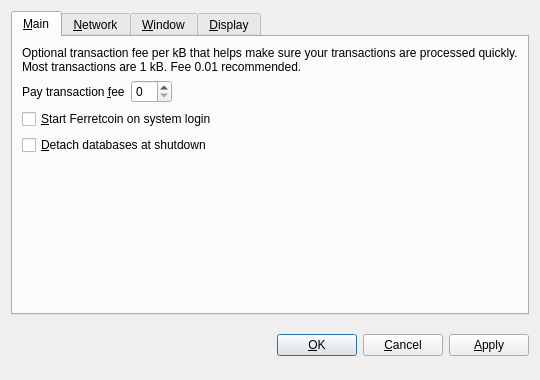
<?xml version="1.0" encoding="UTF-8"?>
<ui version="4.0">
 <class>OptionsDialog</class>
 <widget class="QDialog" name="OptionsDialog">
  <property name="geometry">
   <rect>
    <x>0</x>
    <y>0</y>
    <width>540</width>
    <height>380</height>
   </rect>
  </property>
  <property name="windowTitle">
   <string>Options</string>
  </property>
  <property name="modal">
   <bool>true</bool>
  </property>
  <layout class="QVBoxLayout" name="verticalLayout">
   <item>
    <widget class="QTabWidget" name="tabWidget">
     <property name="tabPosition">
      <enum>QTabWidget::North</enum>
     </property>
     <property name="currentIndex">
      <number>0</number>
     </property>
     <widget class="QWidget" name="tabMain">
      <attribute name="title">
       <string>&amp;Main</string>
      </attribute>
      <layout class="QVBoxLayout" name="verticalLayout_Main">
       <item>
        <widget class="QLabel" name="transactionFeeInfoLabel">
         <property name="text">
          <string>Optional transaction fee per kB that helps make sure your transactions are processed quickly. Most transactions are 1 kB. Fee 0.01 recommended.</string>
         </property>
         <property name="textFormat">
          <enum>Qt::PlainText</enum>
         </property>
         <property name="wordWrap">
          <bool>true</bool>
         </property>
        </widget>
       </item>
       <item>
        <layout class="QHBoxLayout" name="horizontalLayout_Main">
         <item>
          <widget class="QLabel" name="transactionFeeLabel">
           <property name="text">
            <string>Pay transaction &amp;fee</string>
           </property>
           <property name="textFormat">
            <enum>Qt::PlainText</enum>
           </property>
           <property name="buddy">
            <cstring>transactionFee</cstring>
           </property>
          </widget>
         </item>
         <item>
          <widget class="FerretcoinAmountField" name="transactionFee"/>
         </item>
         <item>
          <spacer name="horizontalSpacer_Main">
           <property name="orientation">
            <enum>Qt::Horizontal</enum>
           </property>
           <property name="sizeHint" stdset="0">
            <size>
             <width>40</width>
             <height>20</height>
            </size>
           </property>
          </spacer>
         </item>
        </layout>
       </item>
       <item>
        <widget class="QCheckBox" name="bitcoinAtStartup">
         <property name="toolTip">
          <string>Automatically start Ferretcoin after logging in to the system.</string>
         </property>
         <property name="text">
          <string>&amp;Start Ferretcoin on system login</string>
         </property>
        </widget>
       </item>
       <item>
        <widget class="QCheckBox" name="detachDatabases">
         <property name="toolTip">
          <string>Detach block and address databases at shutdown. This means they can be moved to another data directory, but it slows down shutdown. The wallet is always detached.</string>
         </property>
         <property name="text">
          <string>&amp;Detach databases at shutdown</string>
         </property>
        </widget>
       </item>
       <item>
        <spacer name="verticalSpacer_Main">
         <property name="orientation">
          <enum>Qt::Vertical</enum>
         </property>
         <property name="sizeHint" stdset="0">
          <size>
           <width>20</width>
           <height>40</height>
          </size>
         </property>
        </spacer>
       </item>
      </layout>
     </widget>
     <widget class="QWidget" name="tabNetwork">
      <attribute name="title">
       <string>&amp;Network</string>
      </attribute>
      <layout class="QVBoxLayout" name="verticalLayout_Network">
       <item>
        <widget class="QCheckBox" name="mapPortUpnp">
         <property name="toolTip">
          <string>Automatically open the Litecoin client port on the router. This only works when your router supports UPnP and it is enabled.</string>
         </property>
         <property name="text">
          <string>Map port using &amp;UPnP</string>
         </property>
        </widget>
       </item>
       <item>
        <widget class="QCheckBox" name="connectSocks">
         <property name="toolTip">
          <string>Connect to the Litecoin network through a SOCKS proxy (e.g. when connecting through Tor).</string>
         </property>
         <property name="text">
          <string>&amp;Connect through SOCKS proxy:</string>
         </property>
        </widget>
       </item>
       <item>
        <layout class="QHBoxLayout" name="horizontalLayout_Network">
         <item>
          <widget class="QLabel" name="proxyIpLabel">
           <property name="text">
            <string>Proxy &amp;IP:</string>
           </property>
           <property name="textFormat">
            <enum>Qt::PlainText</enum>
           </property>
           <property name="buddy">
            <cstring>proxyIp</cstring>
           </property>
          </widget>
         </item>
         <item>
          <widget class="QValidatedLineEdit" name="proxyIp">
           <property name="maximumSize">
            <size>
             <width>140</width>
             <height>16777215</height>
            </size>
           </property>
           <property name="toolTip">
            <string>IP address of the proxy (e.g. 127.0.0.1)</string>
           </property>
          </widget>
         </item>
         <item>
          <widget class="QLabel" name="proxyPortLabel">
           <property name="text">
            <string>&amp;Port:</string>
           </property>
           <property name="textFormat">
            <enum>Qt::PlainText</enum>
           </property>
           <property name="buddy">
            <cstring>proxyPort</cstring>
           </property>
          </widget>
         </item>
         <item>
          <widget class="QLineEdit" name="proxyPort">
           <property name="maximumSize">
            <size>
             <width>55</width>
             <height>16777215</height>
            </size>
           </property>
           <property name="toolTip">
            <string>Port of the proxy (e.g. 9050)</string>
           </property>
          </widget>
         </item>
         <item>
          <widget class="QLabel" name="socksVersionLabel">
           <property name="text">
            <string>SOCKS &amp;Version:</string>
           </property>
           <property name="textFormat">
            <enum>Qt::PlainText</enum>
           </property>
           <property name="buddy">
            <cstring>socksVersion</cstring>
           </property>
          </widget>
         </item>
         <item>
          <widget class="QValueComboBox" name="socksVersion">
           <property name="toolTip">
            <string>SOCKS version of the proxy (e.g. 5)</string>
           </property>
          </widget>
         </item>
         <item>
          <spacer name="horizontalSpacer_Network">
           <property name="orientation">
            <enum>Qt::Horizontal</enum>
           </property>
           <property name="sizeHint" stdset="0">
            <size>
             <width>40</width>
             <height>20</height>
            </size>
           </property>
          </spacer>
         </item>
        </layout>
       </item>
       <item>
        <spacer name="verticalSpacer_Network">
         <property name="orientation">
          <enum>Qt::Vertical</enum>
         </property>
         <property name="sizeHint" stdset="0">
          <size>
           <width>20</width>
           <height>40</height>
          </size>
         </property>
        </spacer>
       </item>
      </layout>
     </widget>
     <widget class="QWidget" name="tabWindow">
      <attribute name="title">
       <string>&amp;Window</string>
      </attribute>
      <layout class="QVBoxLayout" name="verticalLayout_Window">
       <item>
        <widget class="QCheckBox" name="minimizeToTray">
         <property name="toolTip">
          <string>Show only a tray icon after minimizing the window.</string>
         </property>
         <property name="text">
          <string>&amp;Minimize to the tray instead of the taskbar</string>
         </property>
        </widget>
       </item>
       <item>
        <widget class="QCheckBox" name="minimizeOnClose">
         <property name="toolTip">
          <string>Minimize instead of exit the application when the window is closed. When this option is enabled, the application will be closed only after selecting Quit in the menu.</string>
         </property>
         <property name="text">
          <string>M&amp;inimize on close</string>
         </property>
        </widget>
       </item>
       <item>
        <spacer name="verticalSpacer_Window">
         <property name="orientation">
          <enum>Qt::Vertical</enum>
         </property>
         <property name="sizeHint" stdset="0">
          <size>
           <width>20</width>
           <height>40</height>
          </size>
         </property>
        </spacer>
       </item>
      </layout>
     </widget>
     <widget class="QWidget" name="tabDisplay">
      <attribute name="title">
       <string>&amp;Display</string>
      </attribute>
      <layout class="QVBoxLayout" name="verticalLayout_Display">
       <item>
        <layout class="QHBoxLayout" name="horizontalLayout_1_Display">
         <item>
          <widget class="QLabel" name="langLabel">
           <property name="text">
            <string>User Interface &amp;language:</string>
           </property>
           <property name="textFormat">
            <enum>Qt::PlainText</enum>
           </property>
           <property name="buddy">
            <cstring>lang</cstring>
           </property>
          </widget>
         </item>
         <item>
          <widget class="QValueComboBox" name="lang">
           <property name="toolTip">
            <string>The user interface language can be set here. This setting will take effect after restarting Litecoin.</string>
           </property>
          </widget>
         </item>
        </layout>
       </item>
       <item>
        <layout class="QHBoxLayout" name="horizontalLayout_2_Display">
         <item>
          <widget class="QLabel" name="unitLabel">
           <property name="text">
            <string>&amp;Unit to show amounts in:</string>
           </property>
           <property name="textFormat">
            <enum>Qt::PlainText</enum>
           </property>
           <property name="buddy">
            <cstring>unit</cstring>
           </property>
          </widget>
         </item>
         <item>
          <widget class="QValueComboBox" name="unit">
           <property name="toolTip">
            <string>Choose the default subdivision unit to show in the interface and when sending coins.</string>
           </property>
          </widget>
         </item>
        </layout>
       </item>
       <item>
        <widget class="QCheckBox" name="displayAddresses">
         <property name="toolTip">
          <string>Whether to show Litecoin addresses in the transaction list or not.</string>
         </property>
         <property name="text">
          <string>&amp;Display addresses in transaction list</string>
         </property>
        </widget>
       </item>
       <item>
        <spacer name="verticalSpacer_Display">
         <property name="orientation">
          <enum>Qt::Vertical</enum>
         </property>
         <property name="sizeHint" stdset="0">
          <size>
           <width>20</width>
           <height>40</height>
          </size>
         </property>
        </spacer>
       </item>
      </layout>
     </widget>
    </widget>
   </item>
   <item>
    <layout class="QHBoxLayout" name="horizontalLayout_Buttons">
     <item>
      <spacer name="horizontalSpacer_1">
       <property name="orientation">
        <enum>Qt::Horizontal</enum>
       </property>
       <property name="sizeHint" stdset="0">
        <size>
         <width>40</width>
         <height>48</height>
        </size>
       </property>
      </spacer>
     </item>
     <item>
      <widget class="QLabel" name="statusLabel">
       <property name="font">
        <font>
         <weight>75</weight>
         <bold>true</bold>
        </font>
       </property>
       <property name="text">
        <string/>
       </property>
       <property name="textFormat">
        <enum>Qt::PlainText</enum>
       </property>
       <property name="wordWrap">
        <bool>true</bool>
       </property>
      </widget>
     </item>
     <item>
      <spacer name="horizontalSpacer_2">
       <property name="orientation">
        <enum>Qt::Horizontal</enum>
       </property>
       <property name="sizeHint" stdset="0">
        <size>
         <width>40</width>
         <height>48</height>
        </size>
       </property>
      </spacer>
     </item>
     <item>
      <widget class="QPushButton" name="okButton">
       <property name="text">
        <string>&amp;OK</string>
       </property>
      </widget>
     </item>
     <item>
      <widget class="QPushButton" name="cancelButton">
       <property name="text">
        <string>&amp;Cancel</string>
       </property>
       <property name="autoDefault">
        <bool>false</bool>
       </property>
      </widget>
     </item>
     <item>
      <widget class="QPushButton" name="applyButton">
       <property name="text">
        <string>&amp;Apply</string>
       </property>
       <property name="autoDefault">
        <bool>false</bool>
       </property>
       <property name="default">
        <bool>false</bool>
       </property>
       <property name="flat">
        <bool>false</bool>
       </property>
      </widget>
     </item>
    </layout>
   </item>
  </layout>
 </widget>
 <customwidgets>
  <customwidget>
   <class>FerretcoinAmountField</class>
   <extends>QSpinBox</extends>
   <header>bitcoinamountfield.h</header>
  </customwidget>
  <customwidget>
   <class>QValueComboBox</class>
   <extends>QComboBox</extends>
   <header>qvaluecombobox.h</header>
  </customwidget>
  <customwidget>
   <class>QValidatedLineEdit</class>
   <extends>QLineEdit</extends>
   <header>qvalidatedlineedit.h</header>
  </customwidget>
 </customwidgets>
 <resources/>
 <connections/>
</ui>
